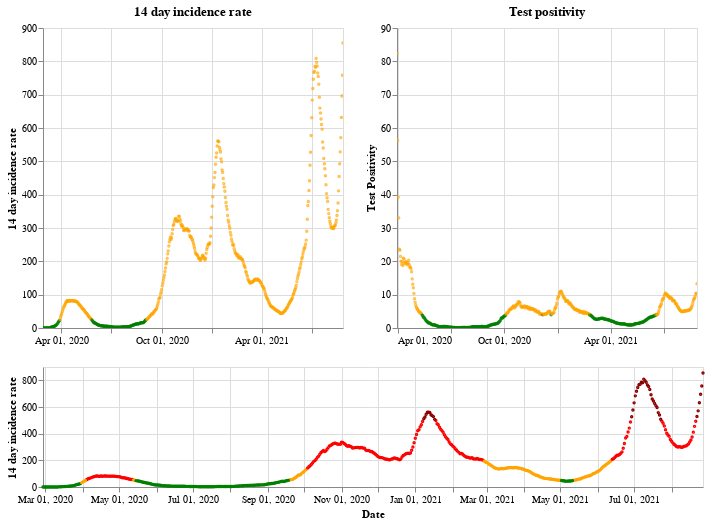

Here is the notebook cell this chart was saved with:
### Markdown cell above
## Scotland

### Code cell
plot_traffic_light('Scotland')

### Figure 1 — Vega-Lite specification as saved in the notebook (floating-point values rounded to 4 significant figures; data arrays with more than 128 entries replaced by an {"elided": "..."} marker saying what was removed)
{"config": {"view": {"continuousWidth": 400, "continuousHeight": 300}}, "vconcat": [{"hconcat": [{"mark": {"type": "point", "size": 2}, "encoding": {"color": {"condition": {"value": "green", "test": "(datum.twoWeeklyCasesRate <= 25)"}, "value": "orange"}, "tooltip": [{"type": "nominal", "field": "areaName"}, {"type": "temporal", "field": "date"}, {"type": "quantitative", "field": "twoWeeklyCasesRate"}, {"type": "quantitative", "field": "testPositivity"}], "x": {"type": "temporal", "axis": {"title": ""}, "field": "date", "scale": {"domain": {"selection": "DateBrush"}}, "timeUnit": "yearmonthdate"}, "y": {"type": "quantitative", "axis": {"title": "14 day incidence rate"}, "field": "twoWeeklyCasesRate"}}, "title": "14 day incidence rate", "width": 300}, {"mark": {"type": "point", "size": 2}, "encoding": {"color": {"condition": {"value": "green", "test": "(datum.testPositivity <= 4)"}, "value": "orange"}, "tooltip": [{"type": "nominal", "field": "areaName"}, {"type": "temporal", "field": "date"}, {"type": "quantitative", "field": "twoWeeklyCasesRate"}, {"type": "quantitative", "field": "testPositivity"}], "x": {"type": "temporal", "axis": {"title": ""}, "field": "date", "scale": {"domain": {"selection": "DateBrush"}}, "timeUnit": "yearmonthdate"}, "y": {"type": "quantitative", "axis": {"title": "Test Positivity"}, "field": "testPositivity"}}, "title": "Test positivity", "width": 300}]}, {"layer": [{"mark": {"type": "point", "size": 2}, "encoding": {"color": {"condition": {"value": "orange", "test": "(((datum.testPositivity < 4) && (datum.twoWeeklyCasesRate >= 50)) && (datum.twoWeeklyCasesRate < 200))"}, "value": "red"}, "opacity": {"condition": {"value": 1, "test": "((datum.twoWeeklyCasesRate >= 50) && (datum.twoWeeklyCasesRate < 500))"}, "value": 0}, "tooltip": [{"type": "nominal", "field": "areaName"}, {"type": "temporal", "field": "date"}, {"type": "quantitative", "field": "twoWeeklyCasesRate"}, {"type": "quantitative", "field": "testPositivity"}], "x": {"type": "temporal", "axis": {"title": "Date"}, "field": "date", "timeUnit": "yearmonthdate"}, "y": {"type": "quantitative", "axis": {"title": "14 day incidence rate"}, "field": "twoWeeklyCasesRate"}}, "selection": {"DateBrush": {"type": "interval", "encodings": ["x"], "fields": ["Time"]}}}, {"mark": {"type": "point", "size": 2}, "encoding": {"color": {"value": "darkred"}, "opacity": {"condition": {"value": 1, "test": "(datum.twoWeeklyCasesRate >= 500)"}, "value": 0}, "tooltip": [{"type": "nominal", "field": "areaName"}, {"type": "temporal", "field": "date"}, {"type": "quantitative", "field": "twoWeeklyCasesRate"}, {"type": "quantitative", "field": "testPositivity"}], "x": {"type": "temporal", "axis": {"title": "Date"}, "field": "date", "timeUnit": "yearmonthdate"}, "y": {"type": "quantitative", "axis": {"title": "14 day incidence rate"}, "field": "twoWeeklyCasesRate"}}}, {"mark": {"type": "point", "size": 2}, "encoding": {"color": {"condition": {"value": "green", "test": "((datum.testPositivity < 4) && (datum.twoWeeklyCasesRate < 50))"}, "value": "orange"}, "opacity": {"condition": {"value": 1, "test": "(datum.twoWeeklyCasesRate < 50)"}, "value": 0}, "tooltip": [{"type": "nominal", "field": "areaName"}, {"type": "temporal", "field": "date"}, {"type": "quantitative", "field": "twoWeeklyCasesRate"}, {"type": "quantitative", "field": "testPositivity"}], "x": {"type": "temporal", "axis": {"title": "Date"}, "field": "date", "timeUnit": "yearmonthdate"}, "y": {"type": "quantitative", "axis": {"title": "14 day incidence rate"}, "field": "twoWeeklyCasesRate"}}}], "height": 120, "width": 660}], "data": {"name": "data-8e7190a01893eeedd1d72359ee31d24d"}, "$schema": "https://vega.github.io/schema/vega-lite/v4.8.1.json", "datasets": {"data-8e7190a01893eeedd1d72359ee31d24d": {"elided": "547 records"}}}
